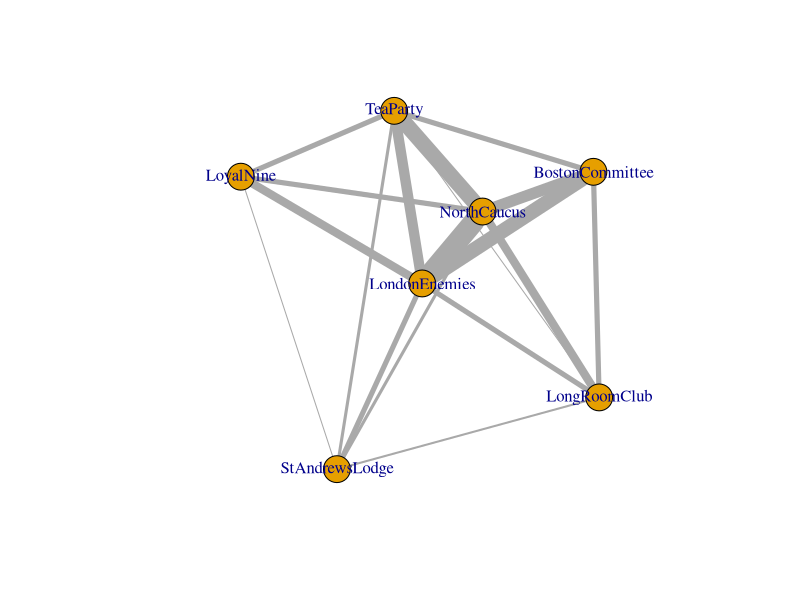
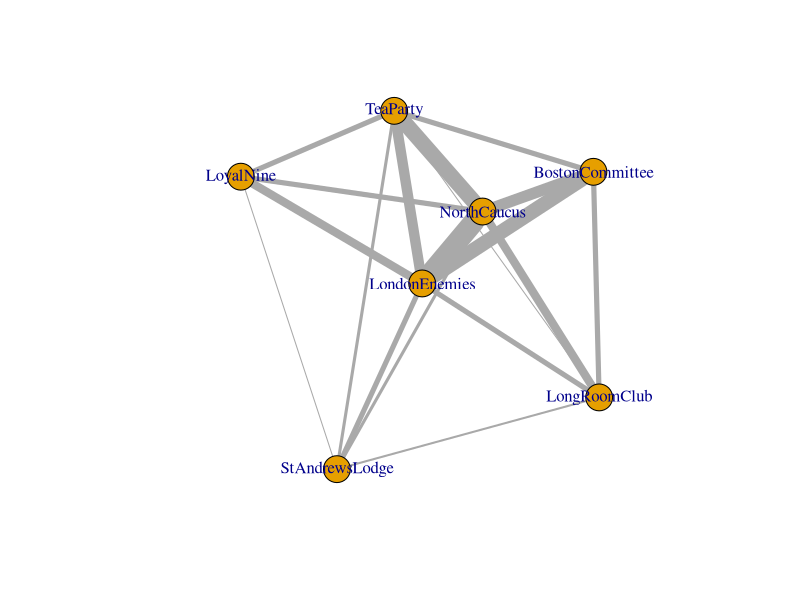
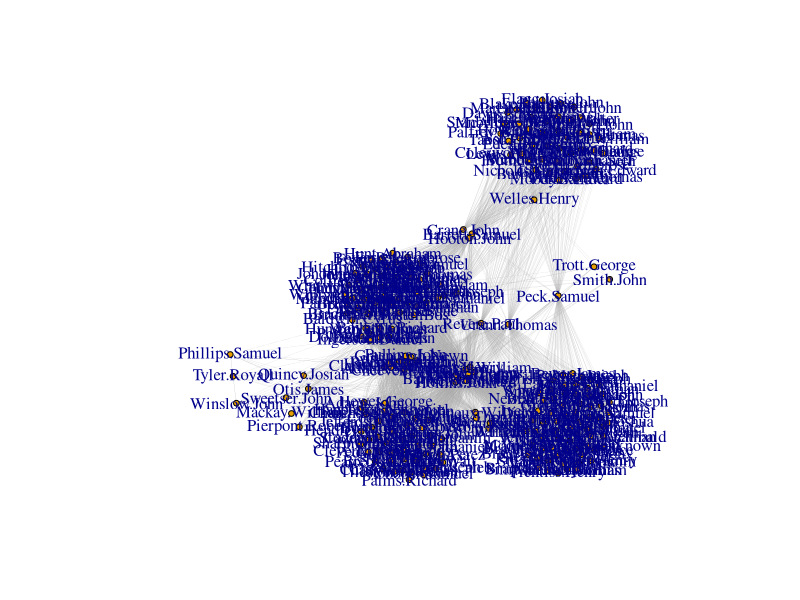
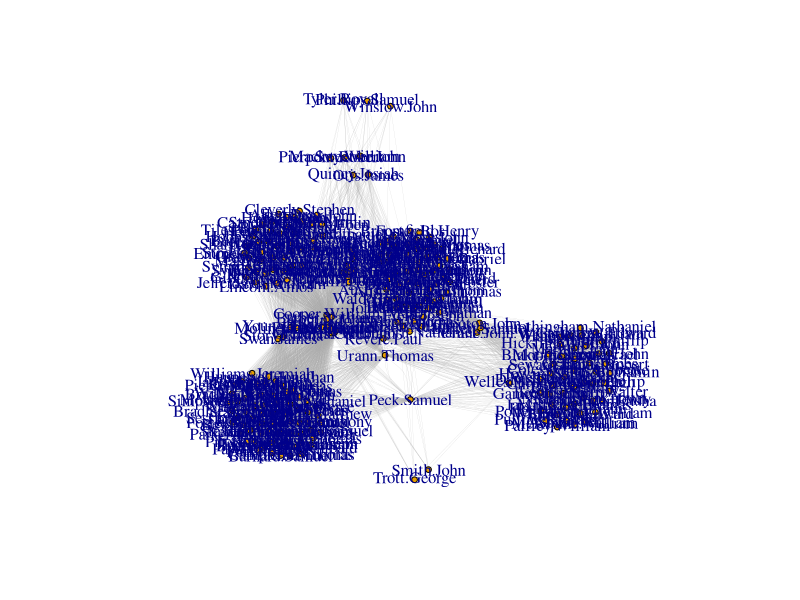
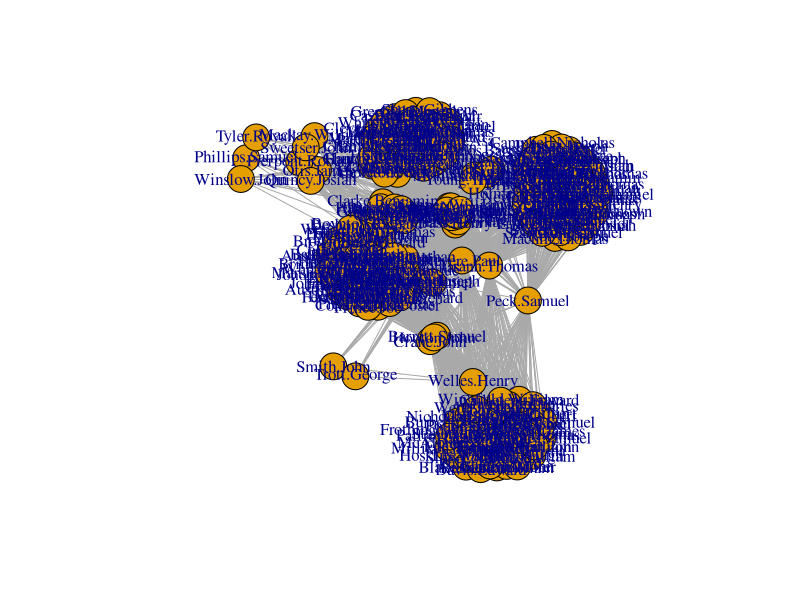
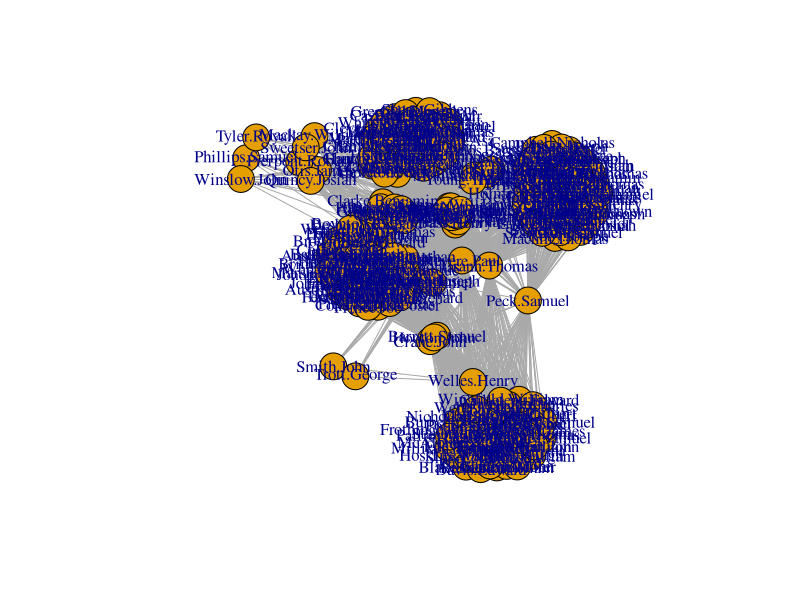
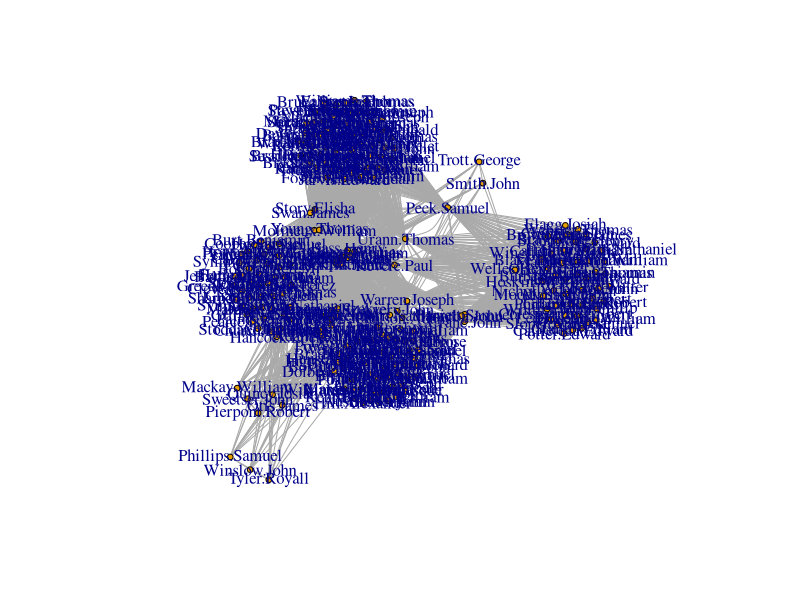
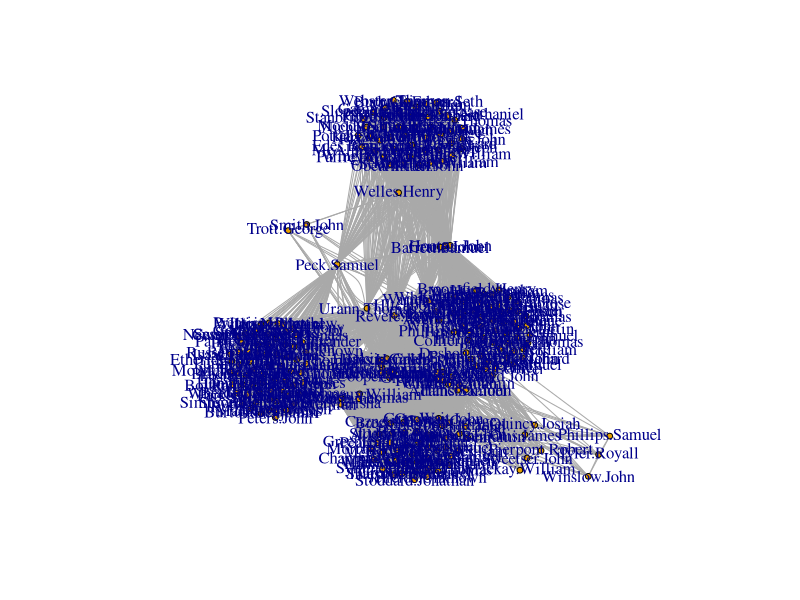

Source code (R) for these figures, in order:
### Data from "Paul Revere's Ride"
### by David Hackett Fisher

library(igraph)
data <- as.matrix(read.csv("data/PaulRevereAppD.csv",row.names=1))

person.net <- data %*% t(data)
group.net <- t(data) %*% data

diag(group.net) <- NA
diag(person.net) <- NA


person.g <- graph.adjacency(person.net,mode="undirected",
                            weighted=NULL, diag=FALSE)


group.g <- graph.adjacency(group.net, weighted=TRUE,
                           mode="undirected", diag=FALSE)

la <- layout.fruchterman.reingold(group.g)
e.wt <- get.edge.attribute(group.g, "weight")

pdf(file="figures/group-view.pdf", width=10, height=10)
plot(group.g, layout=la, vertex.size=15,edge.width=e.wt,
     vertex.label=V(group.g)$name)
dev.off()

png(file="figures/group-view.png", width=1000, height=1000, res=150)
plot(group.g, layout=la, vertex.size=15,edge.width=e.wt,
     vertex.label=V(group.g)$name)
dev.off()


pdf(file="figures/revere-network.pdf", width=22, height=17,pointsize=8)
la <- layout.fruchterman.reingold(person.g)
e.wt <- get.edge.attribute(person.g, "weight")
plot(person.g, layout=la, vertex.size=3,edge.width=0.1,
     vertex.label=V(person.g)$name)
dev.off()

png(file="figures/revere-network.png", width=2200, height=1700, res=150)
la <- layout.fruchterman.reingold(person.g)
e.wt <- get.edge.attribute(person.g, "weight")
plot(person.g, layout=la, vertex.size=3,edge.width=0.1,
     vertex.label=V(person.g)$name)
dev.off()



data.t <- t(data)
person2.net <- data %*% t(data)
diag(person2.net) <- NA
person2.g <- graph.adjacency(person2.net, mode="undirected", weighted=TRUE, diag=FALSE)
la <- layout.fruchterman.reingold(person2.g)
e.wt <- get.edge.attribute(person2.g, "weight")

pdf(file="figures/person-weighted-view.pdf", width=20, height=20)
plot(person2.g, layout=la, vertex.size=15,edge.width=e.wt,
     vertex.label=V(person2.g)$name)
dev.off()

png(file="figures/person-weighted-view.png", width=2000, height=2000, res=150)
plot(person2.g, layout=la, vertex.size=15,edge.width=e.wt,
     vertex.label=V(person2.g)$name)
dev.off()



### Centrality

## Betweenness
btwn.person <- betweenness(person.g)
names(btwn.person) <- V(person.g)$name
ind <- order(-btwn.person)
btwn.person[ind][1:10]

## Eigenvector
cent.eig <- evcent(person.g)
names(cent.eig$vector) <- V(person.g)$name

ind <- order(-cent.eig$vector)
cent.eig$vector[ind][1:10]

## Kleinberg authority
cent.klein <- authority.score(person.g)
names(cent.klein$vector) <- V(person.g)$name
ind <- order(-cent.klein$vector)
cent.klein$vector[ind][1:10]

## Bonacich Power
cent.bonpow <- bonpow(person.g, exponent=1)
names(cent.bonpow) <-  V(person.g)$name
ind <- order(cent.bonpow)
cent.bonpow[ind][1:10]

ind <- cent.bonpow < -1.35

col.vec <- rep("")

pdf(file="figures/revere-network-reduced.pdf", width=22, height=17,pointsize=8)
person.g.copy <- person.g
la <- layout.fruchterman.reingold(person.g.copy)
plot(person.g.copy, layout=la, vertex.size=3,
     vertex.label=V(person.g.copy)$name)
dev.off()

png(file="figures/revere-network-reduced.png", width=2200, height=1700, res=140)
person.g.copy <- person.g
la <- layout.fruchterman.reingold(person.g.copy)
plot(person.g.copy, layout=la, vertex.size=3,
     vertex.label=V(person.g.copy)$name)
dev.off()


png(file="figures/revere-test.png", width=2200, height=1700)
com <- spinglass.community(person.g, spins=5)
V(person.g)$color <- com$membership+1
person.g <- set.graph.attribute(person.g, "layout", layout.fruchterman.reingold(person.g))
plot(person.g)
dev.off()

png(file="figures/revere-test.png", width=2000, height=1000)
lay <- layout.fruchterman.reingold(person.g)
pr.id <- 200
# Plot the eigevector and betweenness centrality
par(mfrow=c(1,2))
plot(bonpow(person.g, exponent=1), betweenness(person.g))

e.rank <- rank(-evcent(person.g)$vector)
b.rank <- rank(-betweenness(person.g))
c.rank <- rank(-bonpow(person.g, exponent=1))
s.top <- c.rank < 10 | b.rank < 10
text(bonpow(person.g)[s.top], betweenness(person.g)[s.top], cex=0.6, pos=4, labels=V(person.g)$name[s.top])
V(person.g)[pr.id]$color <- "yellow"
E(person.g)$color="grey95"
plot(person.g, layout=lay, vertex.size=2,
       vertex.label.cex=0.6, vertex.label=V(person.g)$name)
dev.off()
